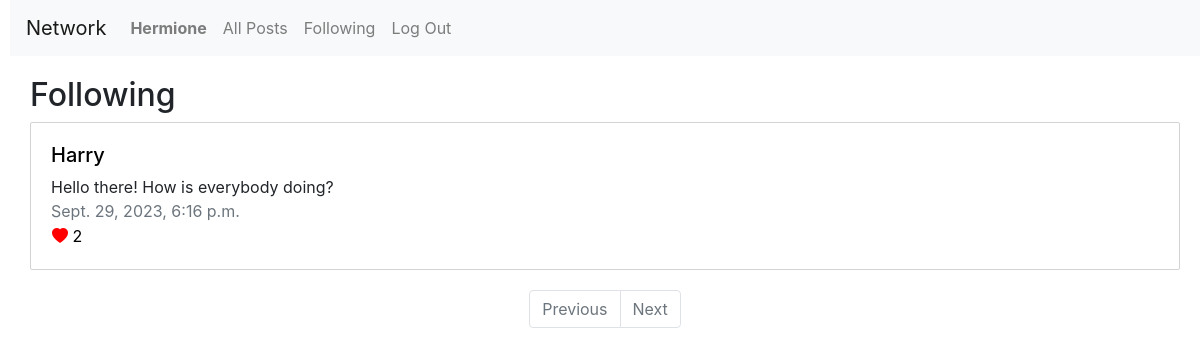
The page /following (signed in) on the database its author committed.
### network/models.py (models this page shows, shortened)
class User(AbstractUser):
    userFollowing = models.ManyToManyField("User", blank=True, related_name="followed_by")
    postLikes = models.ManyToManyField("Post", blank=True, related_name="liked_by")

class Post(models.Model):
    author = models.ForeignKey("User", on_delete=models.CASCADE, related_name="posts")
    body = models.TextField(blank=True)
    timestamp = models.DateTimeField(auto_now_add=True)
    @property
    def likes(self):
        return self.liked_by.count()

### network/views.py (the view)
# urls.py: path("following", views.following, name="following"),
@login_required
def following(request):
    user = User.objects.get(username=request.user)
    users_following = user.userFollowing.all()
    all_posts = Post.objects.none()
    for user_follow in users_following:
        user_posts = user_follow.posts.all()
        all_posts = all_posts | user_posts
    all_posts = all_posts.order_by("-timestamp")
    paginator = Paginator(all_posts, 10)
    page_number = request.GET.get("page")
    page_posts = paginator.get_page(page_number)
    liked_posts = request.user.postLikes.order_by("-timestamp")
    return render(request, "network/following.html", {
        "page_posts": page_posts,
        "liked_posts": liked_posts
    })

### network/templates/network/following.html (shortened to what this page needs)
{% extends "network/layout.html" %}
{% load static %}
{% block body %}
    <h2>Following</h2>
    <div id="posts-view">
        {% for post in page_posts %}
            <div class="post-container">
                <h5><a style="color:black;" href="{% url 'profile' username=post.author %}">{{ post.author }}</a></h5>
                <div>{{ post.body }}</div>
                <div class="text-muted">{{ post.timestamp }}</div>
                {% if post in liked_posts %}
                    <button id="like-button-{{post.id}}" class="unstyled-button" onclick="likePost({{ post.id }})">
                        <i class="bi bi-heart-fill"></i> {{ post.likes }}
                    </button>
                {% else %}
                    <button id="like-button-{{post.id}}" class="unstyled-button" onclick="likePost({{ post.id }})">
                        <i class="bi bi-heart"></i> {{ post.likes }}
                    </button>
                {% endif %}
            </div>
        {% endfor %}
    </div>
    <nav aria-label="page-navigation">
        <ul class="pagination">
            {% if page_posts.has_previous %}
                <li class="page-item"><a class="page-link" href="?page={{ page_posts.previous_page_number }}">Previous</a></li>
            {% else %}
                <li class="page-item disabled"><a class="page-link" href="#" aria-disabled="true">Previous</a></li>
            {% endif %}
            {% if page_posts.has_next %}
                <li class="page-item"><a class="page-link" href="?page={{ page_posts.next_page_number }}">Next</a></li>
            {% else %}
                <li class="page-item disabled"><a class="page-link" href="#" aria-disabled="true">Next</a></li>
            {% endif %}
        </ul>
    </nav>
{% endblock %}

### network/templates/network/layout.html (shortened to what this page needs)
{% load static %}
<!DOCTYPE html>
<html lang="en">
    <head>
        <link rel="stylesheet" href="https://stackpath.bootstrapcdn.com/bootstrap/4.4.1/css/bootstrap.min.css">
        <link rel="stylesheet" href="https://cdn.jsdelivr.net/npm/bootstrap-icons@1.10.5/font/bootstrap-icons.css" />
        <link href="{% static 'network/styles.css' %}" rel="stylesheet">
    </head>
    <body>
        <nav class="navbar navbar-expand-lg navbar-light bg-light">
            <a class="navbar-brand" href="{% url 'index' %}">Network</a>
            <div>
              <ul class="navbar-nav mr-auto">
                {% if user.is_authenticated %}
                    <li class="nav-item">
                        <a class="nav-link" href="{% url 'profile' username=user.username %}"><strong>{{ user.username }}</strong></a>
                    </li>
                {% endif %}
                <li class="nav-item">
                  <a class="nav-link" href="{% url 'index' %}">All Posts</a>
                </li>
                {% if user.is_authenticated %}
                    <li class="nav-item">
                        <a class="nav-link" href="{% url 'following' %}">Following</a>
                    </li>
                    <li class="nav-item">
                        <a class="nav-link" href="{% url 'logout' %}">Log Out</a>
                    </li>
                {% endif %}
              </ul>
            </div>
          </nav>
        <div class="body">
            {% block body %}
            {% endblock %}
        </div>
    </body>
</html>

### network/static/network/styles.css (style rules this page uses)
body { margin-left: 10px; }
.body { margin: 20px; }
.post-container { border: 1px lightgrey solid; border-radius: 2px; padding: 20px; margin-bottom: 20px; }
.unstyled-button { border: none; background: none; margin-left: -5px; }
i { color: red; }
.pagination { display: flex; justify-content: center; }

### rows shown on the page
User: username "Hermione"
Post: author "Harry", body "Hello there! How is everybody doing?", timestamp "Sept. 29, 2023, 6:16 p.m.", likes "2"
